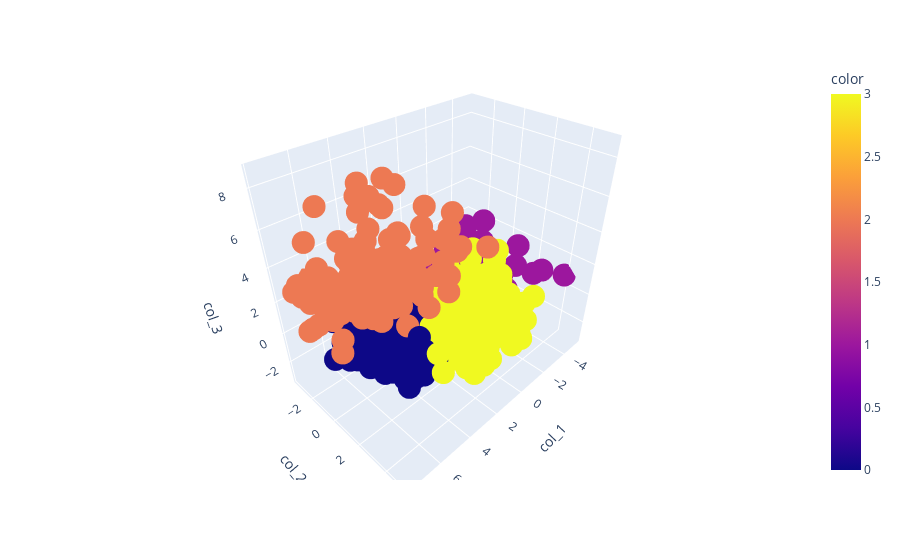

Notebook code cell kept with this figure:
### Code cell
px.scatter_3d(data_frame=data, x='col_1', y='col_2', z='col_3',
              color = preds)

### Figure 1 — Plotly figure (JSON) as saved in the notebook; plotly's stock layout.template omitted (floating-point values rounded to 4 significant figures; data arrays with more than 128 entries replaced by an {"elided": "..."} marker saying what was removed)
{"data": [{"hovertemplate": "col_1=%{x}<br>col_2=%{y}<br>col_3=%{z}<br>color=%{marker.color}<extra></extra>", "legendgroup": "", "marker": {"color": {"elided": "2216 int values"}, "coloraxis": "coloraxis", "symbol": "circle"}, "mode": "markers", "name": "", "scene": "scene", "showlegend": false, "type": "scatter3d", "x": {"elided": "2216 float values"}, "y": {"elided": "2216 float values"}, "z": {"elided": "2216 float values"}}], "layout": {"coloraxis": {"colorbar": {"title": {"text": "color"}}, "colorscale": [[0, "#0d0887"], [0.1111, "#46039f"], [0.2222, "#7201a8"], [0.3333, "#9c179e"], [0.4444, "#bd3786"], [0.5556, "#d8576b"], [0.6667, "#ed7953"], [0.7778, "#fb9f3a"], [0.8889, "#fdca26"], [1, "#f0f921"]]}, "legend": {"tracegroupgap": 0}, "margin": {"t": 60}, "scene": {"domain": {"x": [0, 1], "y": [0, 1]}, "xaxis": {"title": {"text": "col_1"}}, "yaxis": {"title": {"text": "col_2"}}, "zaxis": {"title": {"text": "col_3"}}}}}
